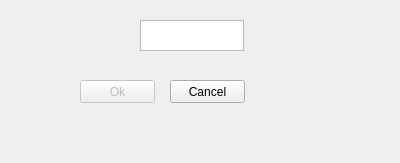
<?xml version="1.0" encoding="UTF-8"?>
<ui version="4.0">
 <class>GotoCellDialog</class>
 <widget class="QWidget" name="GotoCellDialog">
  <property name="geometry">
   <rect>
    <x>0</x>
    <y>0</y>
    <width>400</width>
    <height>163</height>
   </rect>
  </property>
  <property name="windowTitle">
   <string>Go to Cell</string>
  </property>
  <widget class="QTextEdit" name="lineEdit">
   <property name="geometry">
    <rect>
     <x>140</x>
     <y>20</y>
     <width>104</width>
     <height>31</height>
    </rect>
   </property>
   <property name="documentTitle">
    <string/>
   </property>
  </widget>
  <widget class="QPushButton" name="okButton">
   <property name="enabled">
    <bool>false</bool>
   </property>
   <property name="geometry">
    <rect>
     <x>80</x>
     <y>80</y>
     <width>75</width>
     <height>23</height>
    </rect>
   </property>
   <property name="text">
    <string>Ok</string>
   </property>
   <property name="default">
    <bool>true</bool>
   </property>
  </widget>
  <widget class="QPushButton" name="cancelButton">
   <property name="geometry">
    <rect>
     <x>170</x>
     <y>80</y>
     <width>75</width>
     <height>23</height>
    </rect>
   </property>
   <property name="text">
    <string>Cancel</string>
   </property>
  </widget>
 </widget>
 <tabstops>
  <tabstop>lineEdit</tabstop>
  <tabstop>cancelButton</tabstop>
  <tabstop>okButton</tabstop>
 </tabstops>
 <resources/>
 <connections/>
</ui>
